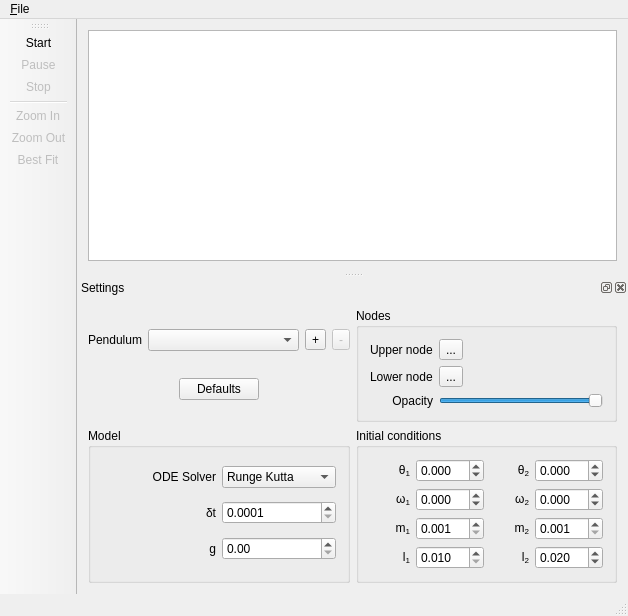
<?xml version="1.0" encoding="UTF-8"?>
<ui version="4.0">
 <class>MainWindowClass</class>
 <widget class="QMainWindow" name="MainWindowClass">
  <property name="geometry">
   <rect>
    <x>0</x>
    <y>0</y>
    <width>628</width>
    <height>616</height>
   </rect>
  </property>
  <property name="sizePolicy">
   <sizepolicy hsizetype="Preferred" vsizetype="Minimum">
    <horstretch>0</horstretch>
    <verstretch>0</verstretch>
   </sizepolicy>
  </property>
  <property name="minimumSize">
   <size>
    <width>0</width>
    <height>0</height>
   </size>
  </property>
  <property name="windowTitle">
   <string>Labo 6</string>
  </property>
  <property name="dockNestingEnabled">
   <bool>false</bool>
  </property>
  <widget class="QWidget" name="centralWidget">
   <layout class="QVBoxLayout" name="verticalLayout_2">
    <item>
     <widget class="Widget" name="pendulumView">
      <property name="sizePolicy">
       <sizepolicy hsizetype="Expanding" vsizetype="Preferred">
        <horstretch>0</horstretch>
        <verstretch>0</verstretch>
       </sizepolicy>
      </property>
      <property name="verticalScrollBarPolicy">
       <enum>Qt::ScrollBarAlwaysOff</enum>
      </property>
      <property name="horizontalScrollBarPolicy">
       <enum>Qt::ScrollBarAlwaysOff</enum>
      </property>
      <property name="renderHints">
       <set>QPainter::Antialiasing|QPainter::HighQualityAntialiasing|QPainter::TextAntialiasing</set>
      </property>
      <property name="cacheMode">
       <set>QGraphicsView::CacheBackground</set>
      </property>
     </widget>
    </item>
   </layout>
  </widget>
  <widget class="QMenuBar" name="menuBar">
   <property name="geometry">
    <rect>
     <x>0</x>
     <y>0</y>
     <width>628</width>
     <height>22</height>
    </rect>
   </property>
   <widget class="QMenu" name="menuFile">
    <property name="title">
     <string>&amp;File</string>
    </property>
    <addaction name="actionExit"/>
   </widget>
   <addaction name="menuFile"/>
  </widget>
  <widget class="QToolBar" name="mainToolBar">
   <property name="enabled">
    <bool>true</bool>
   </property>
   <attribute name="toolBarArea">
    <enum>LeftToolBarArea</enum>
   </attribute>
   <attribute name="toolBarBreak">
    <bool>false</bool>
   </attribute>
   <addaction name="actionStart"/>
   <addaction name="actionPause"/>
   <addaction name="actionStop"/>
   <addaction name="separator"/>
   <addaction name="actionZoomIn"/>
   <addaction name="actionZoomOut"/>
   <addaction name="actionBestFit"/>
  </widget>
  <widget class="QStatusBar" name="statusBar"/>
  <widget class="QDockWidget" name="dockWidget_model">
   <property name="windowTitle">
    <string>Settings</string>
   </property>
   <attribute name="dockWidgetArea">
    <number>8</number>
   </attribute>
   <widget class="QWidget" name="dockWidgetContents_model">
    <layout class="QVBoxLayout" name="verticalLayout_3">
     <item>
      <layout class="QGridLayout" name="gridLayout_5">
       <item row="0" column="1">
        <widget class="QGroupBox" name="groupBox">
         <property name="title">
          <string>Nodes</string>
         </property>
         <layout class="QGridLayout" name="gridLayout_4">
          <item row="0" column="0">
           <widget class="QLabel" name="label_upperNode">
            <property name="text">
             <string>Upper node</string>
            </property>
           </widget>
          </item>
          <item row="0" column="1">
           <widget class="ColorPicker" name="upperColor">
            <property name="text">
             <string>...</string>
            </property>
           </widget>
          </item>
          <item row="1" column="0">
           <widget class="QLabel" name="label_lowerNode">
            <property name="text">
             <string>Lower node</string>
            </property>
           </widget>
          </item>
          <item row="1" column="1">
           <widget class="ColorPicker" name="lowerColor">
            <property name="text">
             <string>...</string>
            </property>
           </widget>
          </item>
          <item row="2" column="0">
           <widget class="QLabel" name="label_opacity">
            <property name="text">
             <string>Opacity</string>
            </property>
            <property name="alignment">
             <set>Qt::AlignRight|Qt::AlignTrailing|Qt::AlignVCenter</set>
            </property>
           </widget>
          </item>
          <item row="2" column="1">
           <widget class="QSlider" name="opacity">
            <property name="maximum">
             <number>100</number>
            </property>
            <property name="value">
             <number>100</number>
            </property>
            <property name="orientation">
             <enum>Qt::Horizontal</enum>
            </property>
           </widget>
          </item>
         </layout>
        </widget>
       </item>
       <item row="0" column="0">
        <layout class="QGridLayout" name="gridLayout">
         <item row="0" column="3">
          <widget class="QToolButton" name="toolButton_removePendulum">
           <property name="enabled">
            <bool>false</bool>
           </property>
           <property name="text">
            <string>-</string>
           </property>
          </widget>
         </item>
         <item row="0" column="0">
          <widget class="QLabel" name="label_pendulum">
           <property name="text">
            <string>Pendulum</string>
           </property>
          </widget>
         </item>
         <item row="0" column="1">
          <widget class="QComboBox" name="pendulums">
           <property name="sizePolicy">
            <sizepolicy hsizetype="Expanding" vsizetype="Fixed">
             <horstretch>0</horstretch>
             <verstretch>0</verstretch>
            </sizepolicy>
           </property>
          </widget>
         </item>
         <item row="0" column="2">
          <widget class="QToolButton" name="toolButton_addPendulum">
           <property name="text">
            <string>+</string>
           </property>
          </widget>
         </item>
         <item row="1" column="0" colspan="4">
          <layout class="QHBoxLayout" name="horizontalLayout_3">
           <item>
            <spacer name="horizontalSpacer">
             <property name="orientation">
              <enum>Qt::Horizontal</enum>
             </property>
             <property name="sizeHint" stdset="0">
              <size>
               <width>40</width>
               <height>10</height>
              </size>
             </property>
            </spacer>
           </item>
           <item>
            <widget class="QPushButton" name="defaults">
             <property name="sizePolicy">
              <sizepolicy hsizetype="Fixed" vsizetype="Fixed">
               <horstretch>0</horstretch>
               <verstretch>0</verstretch>
              </sizepolicy>
             </property>
             <property name="text">
              <string>Defaults</string>
             </property>
             <property name="autoDefault">
              <bool>false</bool>
             </property>
             <property name="flat">
              <bool>false</bool>
             </property>
            </widget>
           </item>
           <item>
            <spacer name="horizontalSpacer_2">
             <property name="orientation">
              <enum>Qt::Horizontal</enum>
             </property>
             <property name="sizeHint" stdset="0">
              <size>
               <width>40</width>
               <height>20</height>
              </size>
             </property>
            </spacer>
           </item>
          </layout>
         </item>
        </layout>
       </item>
       <item row="1" column="0">
        <widget class="QGroupBox" name="groupBox_model">
         <property name="sizePolicy">
          <sizepolicy hsizetype="Preferred" vsizetype="Preferred">
           <horstretch>0</horstretch>
           <verstretch>0</verstretch>
          </sizepolicy>
         </property>
         <property name="title">
          <string>Model</string>
         </property>
         <layout class="QGridLayout" name="gridLayout_2">
          <item row="0" column="0">
           <widget class="QLabel" name="label_odeSolver">
            <property name="text">
             <string>ODE Solver</string>
            </property>
            <property name="alignment">
             <set>Qt::AlignRight|Qt::AlignTrailing|Qt::AlignVCenter</set>
            </property>
           </widget>
          </item>
          <item row="1" column="0">
           <widget class="QLabel" name="label_dt">
            <property name="text">
             <string>δt</string>
            </property>
            <property name="alignment">
             <set>Qt::AlignRight|Qt::AlignTrailing|Qt::AlignVCenter</set>
            </property>
           </widget>
          </item>
          <item row="0" column="1">
           <widget class="QComboBox" name="odeSolver">
            <property name="sizePolicy">
             <sizepolicy hsizetype="Preferred" vsizetype="Fixed">
              <horstretch>0</horstretch>
              <verstretch>0</verstretch>
             </sizepolicy>
            </property>
            <item>
             <property name="text">
              <string>Runge Kutta</string>
             </property>
            </item>
            <item>
             <property name="text">
              <string>Euler</string>
             </property>
            </item>
           </widget>
          </item>
          <item row="1" column="1">
           <widget class="QDoubleSpinBox" name="dt">
            <property name="decimals">
             <number>4</number>
            </property>
            <property name="minimum">
             <double>0.000100000000000</double>
            </property>
            <property name="maximum">
             <double>1.000000000000000</double>
            </property>
            <property name="singleStep">
             <double>0.000500000000000</double>
            </property>
           </widget>
          </item>
          <item row="2" column="0">
           <widget class="QLabel" name="label_g">
            <property name="text">
             <string>g</string>
            </property>
            <property name="alignment">
             <set>Qt::AlignRight|Qt::AlignTrailing|Qt::AlignVCenter</set>
            </property>
           </widget>
          </item>
          <item row="2" column="1">
           <widget class="QDoubleSpinBox" name="g"/>
          </item>
         </layout>
        </widget>
       </item>
       <item row="1" column="1">
        <widget class="QGroupBox" name="groupBox_initial">
         <property name="sizePolicy">
          <sizepolicy hsizetype="Preferred" vsizetype="Preferred">
           <horstretch>0</horstretch>
           <verstretch>0</verstretch>
          </sizepolicy>
         </property>
         <property name="title">
          <string>Initial conditions</string>
         </property>
         <layout class="QGridLayout" name="gridLayout_3">
          <item row="0" column="1">
           <widget class="QDoubleSpinBox" name="theta1">
            <property name="suffix">
             <string/>
            </property>
            <property name="decimals">
             <number>3</number>
            </property>
            <property name="minimum">
             <double>-3.141000000000000</double>
            </property>
            <property name="maximum">
             <double>3.141000000000000</double>
            </property>
            <property name="singleStep">
             <double>0.005000000000000</double>
            </property>
            <property name="value">
             <double>0.000000000000000</double>
            </property>
           </widget>
          </item>
          <item row="0" column="2">
           <widget class="QLabel" name="label_theta2">
            <property name="text">
             <string>θ&lt;sub&gt;2&lt;/sub&gt;</string>
            </property>
            <property name="alignment">
             <set>Qt::AlignRight|Qt::AlignTrailing|Qt::AlignVCenter</set>
            </property>
           </widget>
          </item>
          <item row="0" column="3">
           <widget class="QDoubleSpinBox" name="theta2">
            <property name="decimals">
             <number>3</number>
            </property>
            <property name="minimum">
             <double>-3.141000000000000</double>
            </property>
            <property name="maximum">
             <double>3.141000000000000</double>
            </property>
            <property name="singleStep">
             <double>0.005000000000000</double>
            </property>
            <property name="value">
             <double>0.000000000000000</double>
            </property>
           </widget>
          </item>
          <item row="1" column="1">
           <widget class="QDoubleSpinBox" name="omega1">
            <property name="decimals">
             <number>3</number>
            </property>
            <property name="minimum">
             <double>-10.000000000000000</double>
            </property>
            <property name="maximum">
             <double>10.000000000000000</double>
            </property>
            <property name="singleStep">
             <double>0.005000000000000</double>
            </property>
           </widget>
          </item>
          <item row="1" column="2">
           <widget class="QLabel" name="label_omega2">
            <property name="text">
             <string>ω&lt;sub&gt;2&lt;/sub&gt;</string>
            </property>
            <property name="alignment">
             <set>Qt::AlignRight|Qt::AlignTrailing|Qt::AlignVCenter</set>
            </property>
           </widget>
          </item>
          <item row="1" column="3">
           <widget class="QDoubleSpinBox" name="omega2">
            <property name="decimals">
             <number>3</number>
            </property>
            <property name="minimum">
             <double>-10.000000000000000</double>
            </property>
            <property name="maximum">
             <double>10.000000000000000</double>
            </property>
            <property name="singleStep">
             <double>0.005000000000000</double>
            </property>
           </widget>
          </item>
          <item row="2" column="1">
           <widget class="QDoubleSpinBox" name="m1">
            <property name="decimals">
             <number>3</number>
            </property>
            <property name="minimum">
             <double>0.001000000000000</double>
            </property>
            <property name="maximum">
             <double>50.000000000000000</double>
            </property>
            <property name="singleStep">
             <double>0.100000000000000</double>
            </property>
            <property name="value">
             <double>0.001000000000000</double>
            </property>
           </widget>
          </item>
          <item row="2" column="2">
           <widget class="QLabel" name="label_m2">
            <property name="text">
             <string>m&lt;sub&gt;2&lt;/sub&gt;</string>
            </property>
            <property name="alignment">
             <set>Qt::AlignRight|Qt::AlignTrailing|Qt::AlignVCenter</set>
            </property>
           </widget>
          </item>
          <item row="2" column="3">
           <widget class="QDoubleSpinBox" name="m2">
            <property name="decimals">
             <number>3</number>
            </property>
            <property name="minimum">
             <double>0.001000000000000</double>
            </property>
            <property name="maximum">
             <double>50.000000000000000</double>
            </property>
            <property name="singleStep">
             <double>0.100000000000000</double>
            </property>
            <property name="value">
             <double>0.001000000000000</double>
            </property>
           </widget>
          </item>
          <item row="3" column="1">
           <widget class="QDoubleSpinBox" name="l1">
            <property name="decimals">
             <number>3</number>
            </property>
            <property name="minimum">
             <double>0.010000000000000</double>
            </property>
            <property name="maximum">
             <double>10.000000000000000</double>
            </property>
            <property name="singleStep">
             <double>0.001000000000000</double>
            </property>
            <property name="value">
             <double>0.010000000000000</double>
            </property>
           </widget>
          </item>
          <item row="3" column="2">
           <widget class="QLabel" name="label_l2">
            <property name="text">
             <string>l&lt;sub&gt;2&lt;/sub&gt;</string>
            </property>
            <property name="alignment">
             <set>Qt::AlignRight|Qt::AlignTrailing|Qt::AlignVCenter</set>
            </property>
           </widget>
          </item>
          <item row="3" column="3">
           <widget class="QDoubleSpinBox" name="l2">
            <property name="decimals">
             <number>3</number>
            </property>
            <property name="minimum">
             <double>0.010000000000000</double>
            </property>
            <property name="maximum">
             <double>10.000000000000000</double>
            </property>
            <property name="singleStep">
             <double>0.010000000000000</double>
            </property>
            <property name="value">
             <double>0.020000000000000</double>
            </property>
           </widget>
          </item>
          <item row="0" column="0">
           <widget class="QLabel" name="label_theta1">
            <property name="text">
             <string>θ&lt;sub&gt;1&lt;/sub&gt;</string>
            </property>
            <property name="textFormat">
             <enum>Qt::AutoText</enum>
            </property>
            <property name="alignment">
             <set>Qt::AlignRight|Qt::AlignTrailing|Qt::AlignVCenter</set>
            </property>
           </widget>
          </item>
          <item row="1" column="0">
           <widget class="QLabel" name="label_omega1">
            <property name="text">
             <string>ω&lt;sub&gt;1&lt;/sub&gt;</string>
            </property>
            <property name="alignment">
             <set>Qt::AlignRight|Qt::AlignTrailing|Qt::AlignVCenter</set>
            </property>
           </widget>
          </item>
          <item row="2" column="0">
           <widget class="QLabel" name="label_m1">
            <property name="text">
             <string>m&lt;sub&gt;1&lt;/sub&gt;</string>
            </property>
            <property name="alignment">
             <set>Qt::AlignRight|Qt::AlignTrailing|Qt::AlignVCenter</set>
            </property>
           </widget>
          </item>
          <item row="3" column="0">
           <widget class="QLabel" name="label_l1">
            <property name="text">
             <string>l&lt;sub&gt;1&lt;/sub&gt;</string>
            </property>
            <property name="alignment">
             <set>Qt::AlignRight|Qt::AlignTrailing|Qt::AlignVCenter</set>
            </property>
           </widget>
          </item>
         </layout>
        </widget>
       </item>
      </layout>
     </item>
    </layout>
   </widget>
  </widget>
  <action name="actionExit">
   <property name="text">
    <string>Exit</string>
   </property>
  </action>
  <action name="actionStart">
   <property name="text">
    <string>Start</string>
   </property>
  </action>
  <action name="actionPause">
   <property name="enabled">
    <bool>false</bool>
   </property>
   <property name="text">
    <string>Pause</string>
   </property>
  </action>
  <action name="actionStop">
   <property name="enabled">
    <bool>false</bool>
   </property>
   <property name="text">
    <string>Stop</string>
   </property>
  </action>
  <action name="actionCut">
   <property name="text">
    <string>Cut</string>
   </property>
  </action>
  <action name="actionCopy">
   <property name="text">
    <string>Copy</string>
   </property>
  </action>
  <action name="actionPaste">
   <property name="text">
    <string>Paste</string>
   </property>
  </action>
  <action name="actionBestFit">
   <property name="enabled">
    <bool>false</bool>
   </property>
   <property name="text">
    <string>Best Fit</string>
   </property>
   <property name="toolTip">
    <string>Make the current pendula fit the screen</string>
   </property>
  </action>
  <action name="actionZoomIn">
   <property name="enabled">
    <bool>false</bool>
   </property>
   <property name="text">
    <string>Zoom In</string>
   </property>
   <property name="toolTip">
    <string>Enlarge the pendula</string>
   </property>
  </action>
  <action name="actionZoomOut">
   <property name="enabled">
    <bool>false</bool>
   </property>
   <property name="text">
    <string>Zoom Out</string>
   </property>
   <property name="toolTip">
    <string>Shirk the pendula</string>
   </property>
  </action>
  <action name="actionUseOpenGL">
   <property name="checkable">
    <bool>true</bool>
   </property>
   <property name="text">
    <string>Use OpenGL</string>
   </property>
   <property name="toolTip">
    <string>Use OpenGL for rendering</string>
   </property>
  </action>
 </widget>
 <layoutdefault spacing="6" margin="11"/>
 <customwidgets>
  <customwidget>
   <class>Widget</class>
   <extends>QGraphicsView</extends>
   <header>widget.h</header>
  </customwidget>
  <customwidget>
   <class>ColorPicker</class>
   <extends>QToolButton</extends>
   <header>colorpicker.h</header>
  </customwidget>
 </customwidgets>
 <tabstops>
  <tabstop>pendulums</tabstop>
  <tabstop>odeSolver</tabstop>
  <tabstop>theta1</tabstop>
  <tabstop>omega1</tabstop>
  <tabstop>m1</tabstop>
  <tabstop>l1</tabstop>
  <tabstop>theta2</tabstop>
  <tabstop>omega2</tabstop>
  <tabstop>m2</tabstop>
  <tabstop>l2</tabstop>
  <tabstop>upperColor</tabstop>
  <tabstop>opacity</tabstop>
  <tabstop>defaults</tabstop>
  <tabstop>pendulumView</tabstop>
 </tabstops>
 <resources/>
 <connections/>
</ui>
